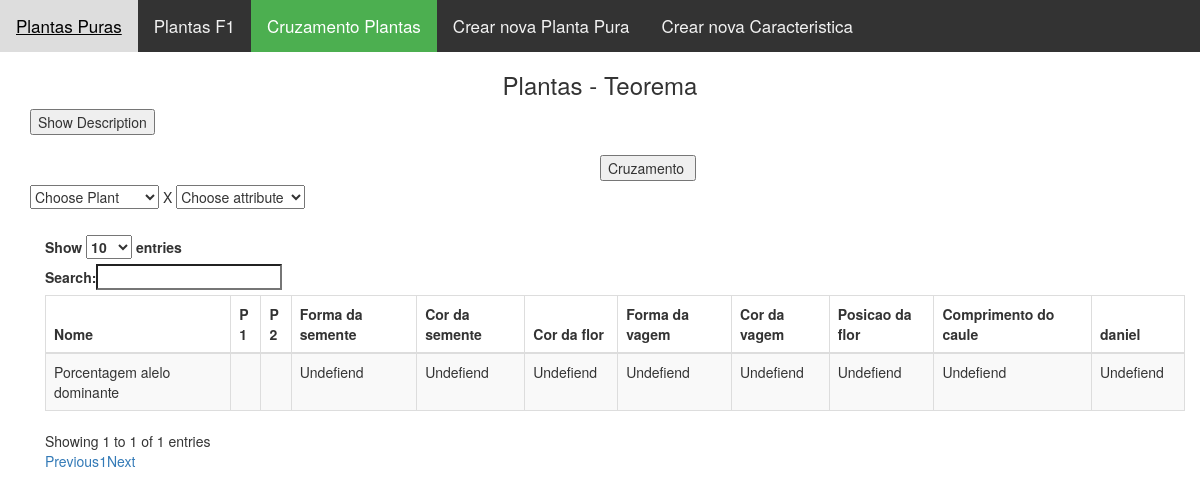
Screenshot of /show/show_cross_plants.php (signed in) with the database file from the repository.
### tables this page shows
CREATE TABLE `caracteristicas` (
  `id` varchar(11) NOT NULL,
  `nome` varchar(100) NOT NULL,
  `valor` varchar(1) NOT NULL,
  `cara` varchar(100) NOT NULL
);

### read/read_cross_plants.php (called while the page is built, shortened)
<?php
    require $_SERVER['DOCUMENT_ROOT'].'/teorema/option/settings.php';
        $stmt = $link->prepare('SELECT * FROM plantas ');
        $stmt->execute();
        $planta_p1 = $stmt->fetchAll();
        $stmt = $link->prepare('SELECT * FROM caracteristicas  ');
        $stmt->execute();
        $cara_plantas = $stmt->fetchAll();
?>

### show/show_cross_plants.php (the view, shortened to what this page needs)
<?php
  require $_SERVER['DOCUMENT_ROOT'].'/teorema/read/read_cross_plants.php';
?>
<!DOCTYPE html>
<html>
  <head>
    <link rel="stylesheet" href="https://maxcdn.bootstrapcdn.com/bootstrap/3.3.6/css/bootstrap.min.css" />
    <link rel="stylesheet" href="https://cdn.datatables.net/1.10.12/css/dataTables.bootstrap.min.css" />
    <div class="topnav" id="myTopnav">
      <a href="show_p1.php" >Plantas Puras</a>
      <a href="show_f1.php">Plantas F1</a>
      <a href="show_cross_plants.php" class="active">Cruzamento  Plantas</a>
      <a href="show_create_new_p.php">Crear nova Planta Pura</a>
      <a href="show_create_cara.php">Crear nova Caracteristica</a>
    </div>
    <h3 align="center">Plantas - Teorema</h3>
  </head>
  <body>
    <div class="container">
      <button onclick="myFunction()"> Show Description  </button>
        <form action="../create/create_update_plantas.php" method="post" name="form1" id="form1">
          <div class="select" >
            <select class="paselect" onchange="p_1(this);" required>
              <?php
                  echo '<option value=""> Choose Plant';
              ?>
              <?php
                $count = sizeof($planta_p1) ;
                for($i = 0 ; $i < $count ; $i++){
                  echo '
                    <option value="['.$planta_p1[$i][0].' , '.$planta_p1[$i][1].']"> '.$planta_p1[$i][1].'
                  ';
                }
              ?>
            </select>
              X
            <select class="paselect" onchange="p_2(this);" required >
              <?php
                echo '<option value=""> Choose attribute';
              ?>
              <?php
                $count = sizeof($planta_p1) ;
                for($i = 0 ; $i < $count ; $i++){
                  echo '
                    <option value="['.$planta_p1[$i][0].' , '.$planta_p1[$i][1].']"> '.$planta_p1[$i][1].'
                  ';
                }
              ?>
            </select>
          </div>
          <div  style="margin-left: 50%; height: 100px; " >
              <input type="hidden" name="idP_1" size="32" readonly> <br>
              <input type="submit" value="Cruzamento ">
          </div>
        </form>
  </body>
  <body>
    <div class="container">
      <div class="table-responsive">
        <table id="employee_data" class="table table-striped table-bordered">
          <thead>
            <tr>
              <th>Nome</th>
              <th>P 1</th>
              <th>P 2</th>
              <?php
                $count = sizeof($cara_plantas) ;
                for($i = 0 ; $i < $count ; $i++ ){
                  if(ctype_upper( $cara_plantas[$i][2])){
                      echo '  <th> '.$cara_plantas[$i][1].' </th>  ';
                  }
                }
              ?>
            </tr>
          </thead>
          <tbody>
            <?php
              $count_2 = sizeof($cara_plantas) / 2 ;
              echo '
                <tr>
                        <td> Porcentagem alelo dominante </td>
                        <td> </td>
                        <td> </td>  ';
                        for($j = 0 ; $j < $count_2 ; $j++){
                          if(isset($_SESSION["new_plants_counter"][$j])){
                            echo '
                            <td> '.$_SESSION["new_plants_counter"][$j].' %</td>
                            ';
                          }else{
                            echo '
                            <td> Undefiend </td>
                            ';
                          }
                        }
                echo '
                </tr>
              ';
            ?>
          </tbody>
        </table>
      </div>
    </div>
  </body>
  <body>
  </body>
</html>

### show/show_cross_plants.php (style rules this page uses)
div.select { position: sticky; margin-top:50px; float: left; clear: none; }
.topnav { overflow: hidden; background-color: #333; }
.topnav a { float: left; display: block; color: #f2f2f2; text-align: center; padding: 14px 16px; text-decoration: none; font-size: 17px; }
.topnav a.active { background-color: #4CAF50; color: white; }

### rows the page displays
caracteristicas: nome "Forma da semente"
caracteristicas: nome "Cor da semente"
caracteristicas: nome "Cor da flor"
caracteristicas: nome "Forma da vagem"
caracteristicas: nome "Cor da vagem"
caracteristicas: nome "Posicao da flor"
caracteristicas: nome "Comprimento do caule"
caracteristicas: nome "daniel"
